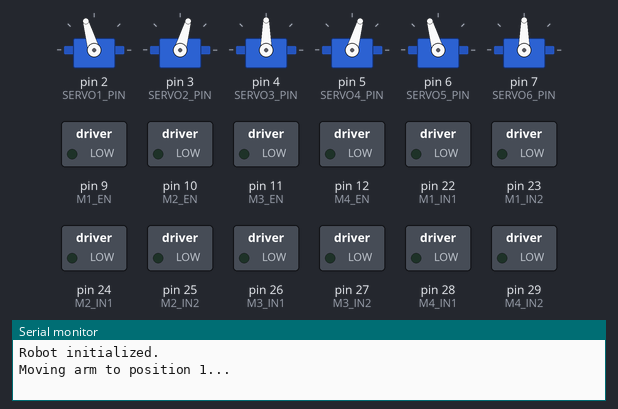
A sketch run on a simulated Arduino Mega 2560, built with avr-gcc and run on an emulated ATmega2560. On the bench: 6 × servo, switched loads named in the sketch (green lamp = pin HIGH), the last lines printed to the serial monitor.

Above: at 0.15 s.
At 3.5 s:
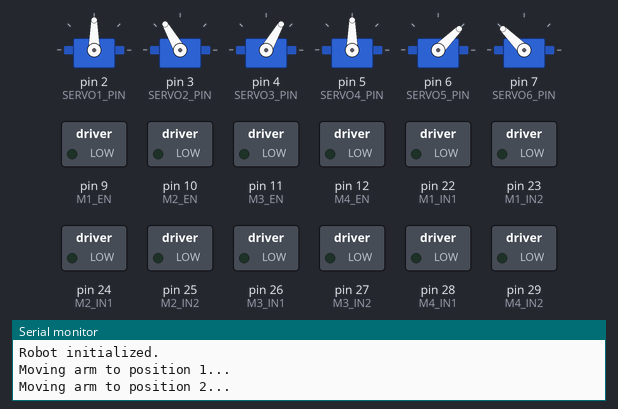
At 10.0 s:
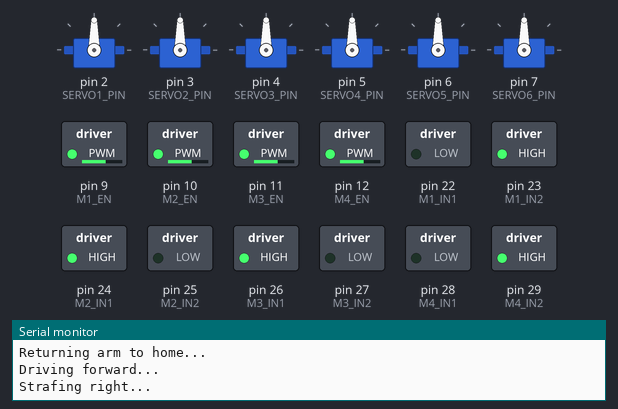
At 12.0 s:
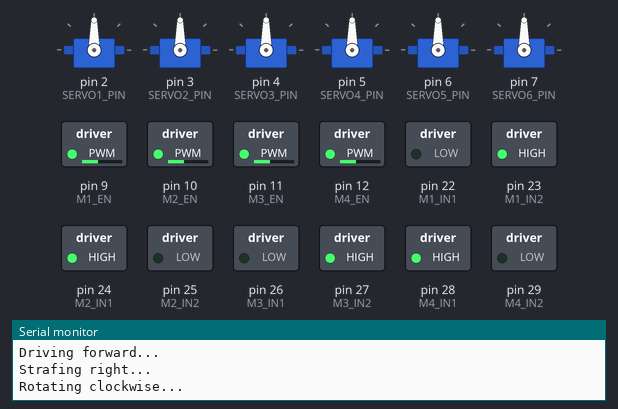
At 24.0 s:
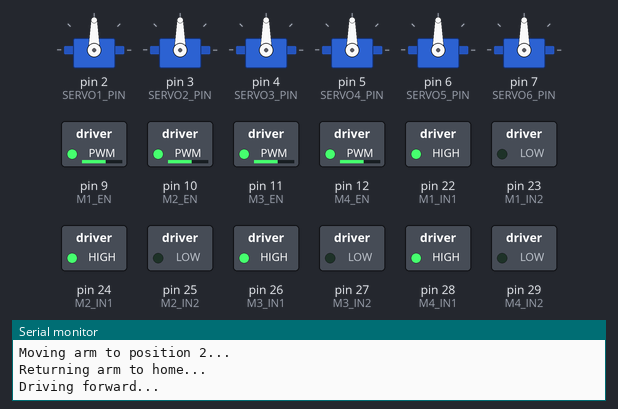
At 37.9 s:
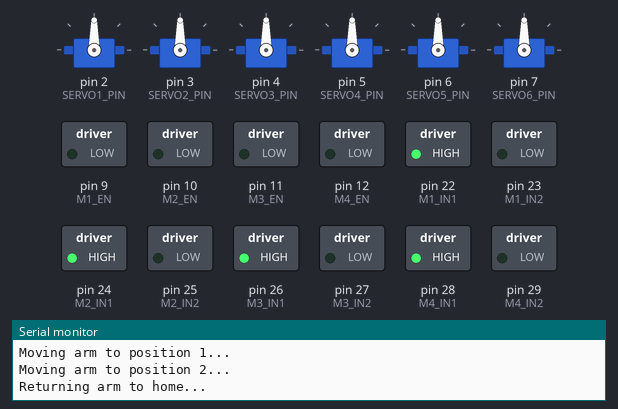
Timing chart, 0 to 40.0 s (numbered marks = the images above):
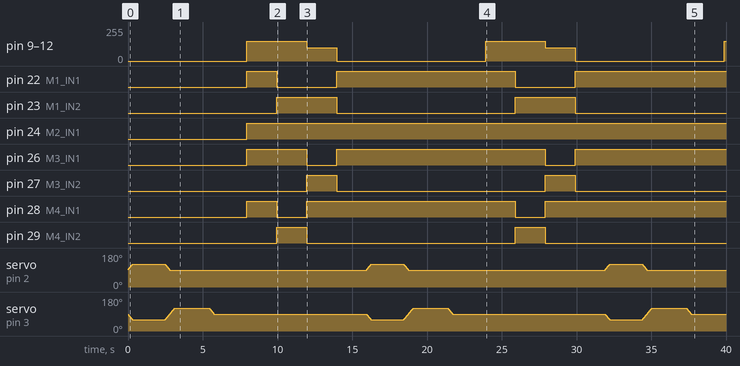

The sketch:

CAR.ino
```cpp
/*
  Mobile Manipulation Robot - Full Arduino Sketch
  Controls:
    - 6-DOF Robotic Arm (MG996R/SG90)
    - Mecanum Wheels (L298N/L293D Motor Drivers)
  Author: Hatem Safwat Mohamed
*/

#include <Servo.h>

// --------------------- Arm Servo Pins ---------------------
#define SERVO1_PIN 2
#define SERVO2_PIN 3
#define SERVO3_PIN 4
#define SERVO4_PIN 5
#define SERVO5_PIN 6
#define SERVO6_PIN 7

Servo servo1, servo2, servo3, servo4, servo5, servo6;

// --------------------- Mecanum Motor Pins ---------------------
// Motor A (Front Left)
#define M1_EN 9
#define M1_IN1 22
#define M1_IN2 23
// Motor B (Front Right)
#define M2_EN 10
#define M2_IN1 24
#define M2_IN2 25
// Motor C (Rear Left)
#define M3_EN 11
#define M3_IN1 26
#define M3_IN2 27
// Motor D (Rear Right)
#define M4_EN 12
#define M4_IN1 28
#define M4_IN2 29

// --------------------- PID Placeholders for Arm ---------------------
float Kp = 1.0, Ki = 0.0, Kd = 0.0;  // PID constants
float setPoint[6] = {90, 90, 90, 90, 90, 90}; // Default home position
float currentPos[6] = {90, 90, 90, 90, 90, 90};
float error[6], prevError[6], integral[6];

// --------------------- Setup ---------------------
void setup() {
  Serial.begin(9600);

  // Attach all 6 arm servos
  servo1.attach(SERVO1_PIN);
  servo2.attach(SERVO2_PIN);
  servo3.attach(SERVO3_PIN);
  servo4.attach(SERVO4_PIN);
  servo5.attach(SERVO5_PIN);
  servo6.attach(SERVO6_PIN);

  // Initialize servos to home positions
  for (int i = 0; i < 6; i++) currentPos[i] = setPoint[i];
  writeServos();

  // Setup Mecanum motor pins
  pinMode(M1_EN, OUTPUT); pinMode(M1_IN1, OUTPUT); pinMode(M1_IN2, OUTPUT);
  pinMode(M2_EN, OUTPUT); pinMode(M2_IN1, OUTPUT); pinMode(M2_IN2, OUTPUT);
  pinMode(M3_EN, OUTPUT); pinMode(M3_IN1, OUTPUT); pinMode(M3_IN2, OUTPUT);
  pinMode(M4_EN, OUTPUT); pinMode(M4_IN1, OUTPUT); pinMode(M4_IN2, OUTPUT);

  Serial.println("Robot initialized.");
}

// --------------------- Loop ---------------------
void loop() {
  // ------------------ Arm Movement Example ------------------
  float targets1[6] = {120, 60, 90, 45, 135, 90};
  float targets2[6] = {90, 120, 60, 90, 45, 135};

  Serial.println("Moving arm to position 1...");
  moveArmToTarget(targets1);
  delay(2000);

  Serial.println("Moving arm to position 2...");
  moveArmToTarget(targets2);
  delay(2000);

  Serial.println("Returning arm to home...");
  moveArmToTarget(setPoint);
  delay(2000);

  // ------------------ Mecanum Base Example ------------------
  Serial.println("Driving forward...");
  driveMecanum(150, 0, 0); // Forward speed
  delay(2000);

  Serial.println("Strafing right...");
  driveMecanum(0, 150, 0); // Strafe right
  delay(2000);

  Serial.println("Rotating clockwise...");
  driveMecanum(0, 0, 100); // Rotate
  delay(2000);

  Serial.println("Stopping...");
  driveMecanum(0, 0, 0); // Stop
  delay(2000);
}

// --------------------- Arm Control Functions ---------------------
void moveArmToTarget(float target[6]) {
  bool moving = true;
  while (moving) {
    moving = false; // Assume all joints reached target
    for (int i = 0; i < 6; i++) {
      error[i] = target[i] - currentPos[i];
      integral[i] += error[i];
      float derivative = error[i] - prevError[i];
      float output = Kp * error[i] + Ki * integral[i] + Kd * derivative;

      if (abs(error[i]) > 0.5) {
        moving = true;
        currentPos[i] += constrain(output, -2.0, 2.0); // Max 2 degrees per loop
      }
      prevError[i] = error[i];
    }
    writeServos();
    delay(20); // Small delay for smooth motion
  }
}

void writeServos() {
  servo1.write(currentPos[0]);
  servo2.write(currentPos[1]);
  servo3.write(currentPos[2]);
  servo4.write(currentPos[3]);
  servo5.write(currentPos[4]);
  servo6.write(currentPos[5]);
}

// --------------------- Mecanum Drive Functions ---------------------
void driveMecanum(int vx, int vy, int omega) {
  int m1 = vx - vy - omega; // Front Left
  int m2 = vx + vy + omega; // Front Right
  int m3 = vx + vy - omega; // Rear Left
  int m4 = vx - vy + omega; // Rear Right

  setMotor(M1_EN, M1_IN1, M1_IN2, m1);
  setMotor(M2_EN, M2_IN1, M2_IN2, m2);
  setMotor(M3_EN, M3_IN1, M3_IN2, m3);
  setMotor(M4_EN, M4_IN1, M4_IN2, m4);
}

void setMotor(int en, int in1, int in2, int speed) {
  if (speed >= 0) {
    analogWrite(en, constrain(speed, 0, 255));
    digitalWrite(in1, HIGH);
    digitalWrite(in2, LOW);
  } else {
    analogWrite(en, constrain(-speed, 0, 255));
    digitalWrite(in1, LOW);
    digitalWrite(in2, HIGH);
  }
}
```

Measured:
- by itself, pin 22 (M1_IN1): goes HIGH 2.0 s, LOW 4.0 s, HIGH 12.0 s, LOW 4.0 s, then HIGH
- by itself, pin 23 (M1_IN2): alternates HIGH for 4.0 s and LOW for 12.0 s
- by itself, pin 24 (M2_IN1): LOW → HIGH at 8.0 s
- by itself, pin 26 (M3_IN1): goes HIGH 4.0 s, LOW 2.0 s, HIGH 14.0 s, LOW 2.0 s, then HIGH
- by itself, pin 27 (M3_IN2), pin 29 (M4_IN2): alternates HIGH for 2.0 s and LOW for 14.0 s
- by itself, pin 28 (M4_IN1): goes HIGH 2.0 s, LOW 2.0 s, HIGH 14.0 s, LOW 2.0 s, then HIGH
